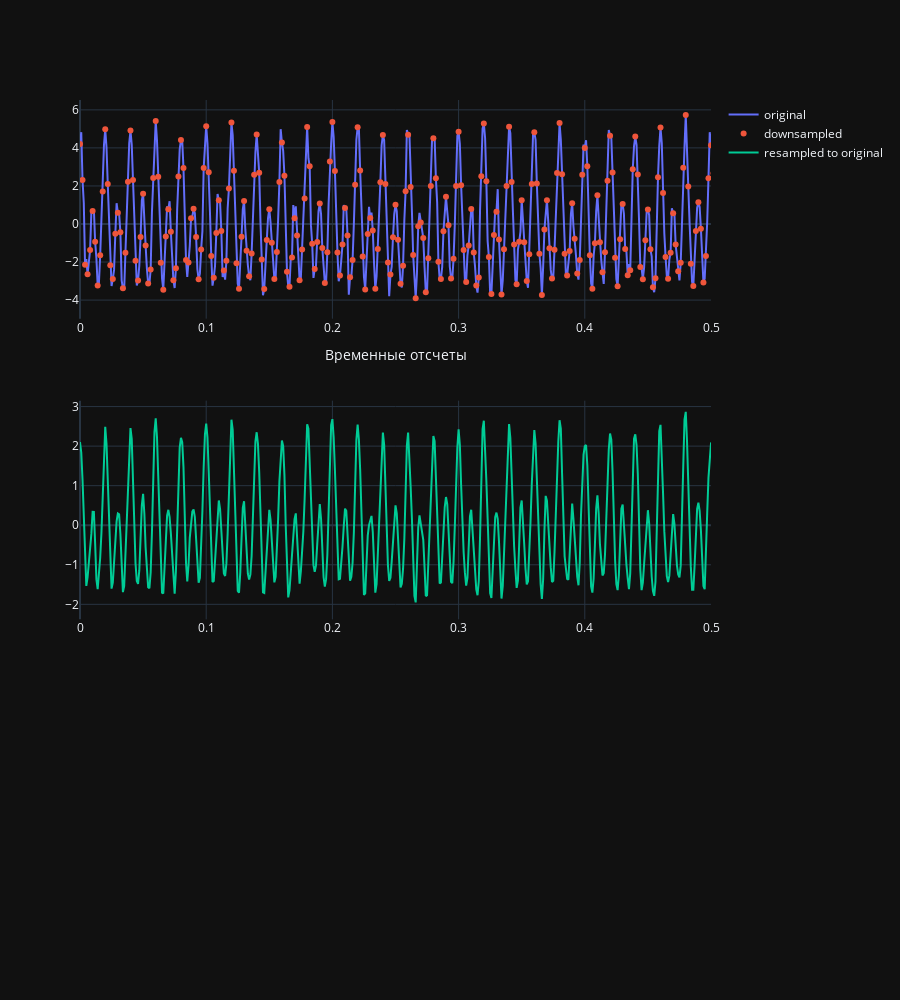

The code cell stored with this chart in its notebook:
### Code cell
fig = make_subplots(rows=3, cols=1)
fig.update_xaxes(range=[0, 0.5], col=1)
#fig.update_xaxes(range=[0, 100], col=1, row=2)
fig.add_trace(
    go.Scatter(x=time_domain, y=signal, name="original"),
    row=1, col=1
)
fig.add_trace(
    go.Scatter(x=time_domain_500, y=signal_downsampled.real, mode="markers", name="downsampled"),
    row=1, col=1
)
fig.add_trace(
    go.Scatter(x=time_domain, y=resampled_signal, name="resampled to original"),
    row=2, col=1
)
fig.update_layout(
    height=1000,
    xaxis_title="Временные отсчеты"
)
fig.show()

### Figure 1 — Plotly figure (JSON) as saved in the notebook; plotly's stock layout.template omitted (floating-point values rounded to 4 significant figures; data arrays with more than 128 entries replaced by an {"elided": "..."} marker saying what was removed)
{"data": [{"name": "original", "x": {"elided": "1000 float values"}, "y": {"elided": "1000 float values"}, "type": "scatter", "xaxis": "x", "yaxis": "y"}, {"mode": "markers", "name": "downsampled", "x": {"elided": "500 float values"}, "y": {"elided": "500 float values"}, "type": "scatter", "xaxis": "x", "yaxis": "y"}, {"name": "resampled to original", "x": {"elided": "1000 float values"}, "y": {"elided": "1000 float values"}, "type": "scatter", "xaxis": "x2", "yaxis": "y2"}], "layout": {"xaxis": {"anchor": "y", "domain": [0.0, 1.0], "range": [0, 0.5], "title": {"text": "Временные отсчеты"}}, "yaxis": {"anchor": "x", "domain": [0.7333, 1.0]}, "xaxis2": {"anchor": "y2", "domain": [0.0, 1.0], "range": [0, 0.5]}, "yaxis2": {"anchor": "x2", "domain": [0.3667, 0.6333]}, "xaxis3": {"anchor": "y3", "domain": [0.0, 1.0], "range": [0, 0.5]}, "yaxis3": {"anchor": "x3", "domain": [0.0, 0.2667]}, "height": 1000}}
